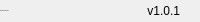
              <widget class="QFrame" name="bottomBar">
               <property name="minimumSize">
                <size>
                 <width>0</width>
                 <height>22</height>
                </size>
               </property>
               <property name="maximumSize">
                <size>
                 <width>16777215</width>
                 <height>22</height>
                </size>
               </property>
               <property name="frameShape">
                <enum>QFrame::NoFrame</enum>
               </property>
               <property name="frameShadow">
                <enum>QFrame::Raised</enum>
               </property>
               <layout class="QHBoxLayout" name="horizontalLayout_5">
                <property name="spacing">
                 <number>0</number>
                </property>
                <property name="leftMargin">
                 <number>0</number>
                </property>
                <property name="topMargin">
                 <number>0</number>
                </property>
                <property name="rightMargin">
                 <number>0</number>
                </property>
                <property name="bottomMargin">
                 <number>0</number>
                </property>
                <item>
                 <widget class="QLabel" name="creditsLabel">
                  <property name="maximumSize">
                   <size>
                    <width>16777215</width>
                    <height>16</height>
                   </size>
                  </property>
                  <property name="font">
                   <font>
                    <family>Segoe UI</family>
                    <pointsize>-1</pointsize>
                    <italic>false</italic>
                    <bold>false</bold>
                   </font>
                  </property>
                  <property name="text">
                   <string>S/HABP UNSW GUI</string>
                  </property>
                  <property name="alignment">
                   <set>Qt::AlignLeading|Qt::AlignLeft|Qt::AlignVCenter</set>
                  </property>
                 </widget>
                </item>
                <item>
                 <widget class="QLabel" name="version">
                  <property name="text">
                   <string>v1.0.1</string>
                  </property>
                  <property name="alignment">
                   <set>Qt::AlignRight|Qt::AlignTrailing|Qt::AlignVCenter</set>
                  </property>
                 </widget>
                </item>
                <item>
                 <widget class="QFrame" name="frame_size_grip">
                  <property name="minimumSize">
                   <size>
                    <width>20</width>
                    <height>0</height>
                   </size>
                  </property>
                  <property name="maximumSize">
                   <size>
                    <width>20</width>
                    <height>16777215</height>
                   </size>
                  </property>
                  <property name="frameShape">
                   <enum>QFrame::NoFrame</enum>
                  </property>
                  <property name="frameShadow">
                   <enum>QFrame::Raised</enum>
                  </property>
                 </widget>
                </item>
               </layout>
              </widget>
